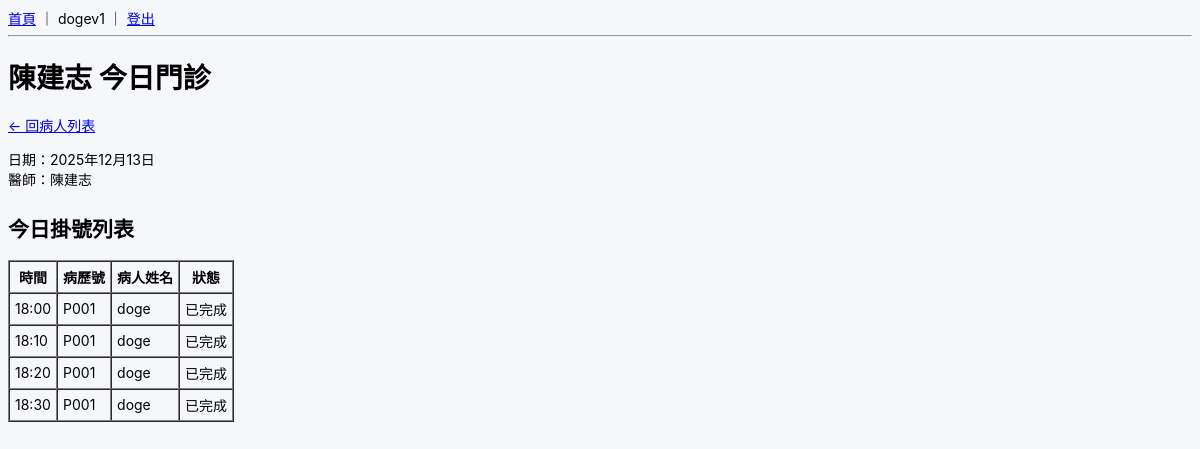
/appointments/doctor/1/today/ (signed in), run on the app's committed database.
### doctors/models.py (models this page shows, shortened)
class Doctor(models.Model):
    name = models.CharField("姓名", max_length=50)
    department = models.CharField("科別", max_length=50)
    room = models.CharField("診間", max_length=20, blank=True)
    user = models.OneToOneField(
        User, null=True, blank=True, on_delete=models.SET_NULL, verbose_name="使用者帳號"
    )
    is_active = models.BooleanField("啟用", default=True)
    class Meta:
        verbose_name = "醫師"
        verbose_name_plural = "醫師"

### appointments/models.py (models this page shows, shortened)
class Appointment(models.Model):
    STATUS_BOOKED   = "BOOKED"
    STATUS_CANCELLED = "CANCELLED"
    STATUS_DONE     = "DONE"
    STATUS_NO_SHOW  = "NO_SHOW"  # 🆕 預留給「未到 / 過號」
    STATUS_CHOICES = [
        (STATUS_BOOKED, "已掛號"),
        (STATUS_CANCELLED, "已取消"),
        (STATUS_DONE, "已完成"),
        (STATUS_NO_SHOW, "未到 / 過號"),
    ]
    patient = models.ForeignKey(Patient, on_delete=models.CASCADE)
    doctor = models.ForeignKey(Doctor, on_delete=models.CASCADE)
    date = models.DateField()
    time = models.TimeField()
    status = models.CharField(
        max_length=10,
        choices=STATUS_CHOICES,
        default=STATUS_BOOKED,
    )
    created_at = models.DateTimeField(default=timezone.now)
    objects = AppointmentManager()
    class Meta:
        unique_together = [("doctor", "date", "time")]

### patients/models.py (models this page shows, shortened)
class Patient(models.Model):
    GENDER_MALE = "M"
    GENDER_FEMALE = "F"
    GENDER_OTHER = "O"
    GENDER_CHOICES = [
        (GENDER_MALE, "男"),
        (GENDER_FEMALE, "女"),
        (GENDER_OTHER, "其他 / 不透露"),
    ]
    BLOOD_A = "A"
    BLOOD_B = "B"
    BLOOD_AB = "AB"
    BLOOD_O = "O"
    BLOOD_UNKNOWN = "UNK"
    BLOOD_TYPE_CHOICES = [
        (BLOOD_A, "A 型"),
        (BLOOD_B, "B 型"),
        (BLOOD_AB, "AB 型"),
        (BLOOD_O, "O 型"),
        (BLOOD_UNKNOWN, "未知"),
    ]
    full_name = models.CharField("姓名", max_length=50)
    national_id = models.CharField("身分證", max_length=10, unique=True)
    nhi_no = models.CharField("健保卡號", max_length=20, blank=True)
    gender = models.CharField(
        "性別",
        max_length=1,
        choices=GENDER_CHOICES,
        blank=True,
    )
    birth_date = models.DateField("生日")
    blood_type = models.CharField(
        "血型",
        max_length=3,
        choices=BLOOD_TYPE_CHOICES,
        default=BLOOD_UNKNOWN,
        blank=True,
    )
    phone = models.CharField("電話", max_length=20, blank=True)
    email = models.EmailField("Email", max_length=100, blank=True)
    address = models.CharField("地址", max_length=200, blank=True)
    height_cm = models.PositiveIntegerField("身高（cm）", null=True, blank=True)
    weight_kg = models.DecimalField(
        "體重（kg）",
        max_digits=5,
        decimal_places=1,
        null=True,
        blank=True,
    )
    allergies = models.TextField(
        "過敏史",
        blank=True,
        help_text="例如：藥物過敏、食物過敏等",
    )
    chronic_diseases = models.TextField(
        "慢性疾病 / 重要病史",
        blank=True,
        help_text="例如：高血壓、糖尿病、心臟病等",
    )
    family_disease_notes = models.TextField(
    "家族病史",
    blank=True,
    null=True,
    help_text="例如：父母高血壓、糖尿病、遺傳疾病等",
    )
    other_risk_notes = models.TextField(
    "其他風險備註",
    blank=True,
    null=True,
    )
    emergency_contact_name = models.CharField("緊急聯絡人姓名", max_length=50, blank=True)
    emergency_contact_phone = models.CharField("緊急聯絡人電話", max_length=20, blank=True)
    emergency_contact_relation = models.CharField(
        "與病人關係",
        max_length=50,
        blank=True,
        help_text="例如：父、母、配偶、子女、朋友",
    )
    chart_no = models.CharField(
        "病歷號",
        max_length=20,
        unique=True,
        blank=True,
        editable=False,
    )
    note = models.TextField("其他備註", blank=True)
    created_at = models.DateTimeField("建立時間", auto_now_add=True)
    updated_at = models.DateTimeField("最後更新時間", auto_now=True)
    class Meta:
        verbose_name = "病人"
        verbose_name_plural = "病人"
        ordering = ["chart_no"]

### appointments/views.py (the view)
@login_required
def doctor_today_appointments(request, doctor_id):
    doctor = get_object_or_404(Doctor, pk=doctor_id)
    today = timezone.localdate()
    appointments = (
        Appointment.objects
        .filter(doctor=doctor, date=today)
        .select_related("patient")   # 預先 join 病人，template 用起來比較快
        .order_by("time")
    )
    return render(
        request,
        "appointments/doctor_today_list.html",
        {
            "doctor": doctor,
            "appointments": appointments,
            "today": today,
        },
    )

### templates/appointments/doctor_today_list.html (shortened to what this page needs)
{% extends "base.html" %}
{% block content %}
<h1>{{ doctor.name }} 今日門診 </h1>
<p>
  <a href="{% url 'patients:patient_list' %}">← 回病人列表</a>
</p>
<p>
  日期：{{ today }}<br>
  醫師：{{ doctor.name }}
</p>
<h2 style="margin-top: 1.5rem;">今日掛號列表 </h2>
{% if appointments %}
  <table border="1" cellpadding="5" cellspacing="0">
    <thead>
      <tr>
        <th>時間</th>
        <th>病歷號</th>
        <th>病人姓名</th>
        <th>狀態</th>
      </tr>
    </thead>
    <tbody>
      {% for appt in appointments %}
        <tr>
          <td>{{ appt.time|time:"H:i" }}</td>
          <td>{{ appt.patient.chart_no }}</td>
          <td>{{ appt.patient.full_name }}</td>
          <td>{{ appt.get_status_display }}</td>
        </tr>
      {% endfor %}
    </tbody>
  </table>
{% else %}
  <p>這位醫師今天目前沒有掛號 ～</p>
{% endif %}
{% endblock %}

### templates/base.html (shortened to what this page needs)
<!DOCTYPE html>
{% load static %}
<html lang="zh-Hant">
<head>
  <link rel="stylesheet" href="{% static 'css/app.css' %}">
  <link rel="stylesheet" href="{% static 'css/hospital_theme.css' %}">
</head>
<body>
  <div>
    <a href="/">首頁</a>
    {% if user.is_authenticated %}
      ｜ {{ user.username }} ｜ <a href="/logout/">登出</a>
    {% else %}
      ｜ <a href="/login/">登入</a>
    {% endif %}
  </div>
  <hr>
  {% block content %}{% endblock %}
</body>
</html>

### static/CSS/hospital_theme.css (style rules this page uses)
body { background-color: #f5f7fb; font-family: -apple-system, BlinkMacSystemFont, "Segoe UI", "Noto Sans TC", "Microsoft JhengHei", system-ui, sans-serif; font-size: 14px; }

### data on the page
Doctor: name "陳建志"
Appointment: time "18:00", patient.chart_no "P001", patient.full_name "doge", status "已完成"
Appointment: time "18:10", patient.chart_no "P001", patient.full_name "doge", status "已完成"
Appointment: time "18:20", patient.chart_no "P001", patient.full_name "doge", status "已完成"
Appointment: time "18:30", patient.chart_no "P001", patient.full_name "doge", status "已完成"

### other printed values
{{ user.username }} "dogev1"
{{ today }} "2025年12月13日"
